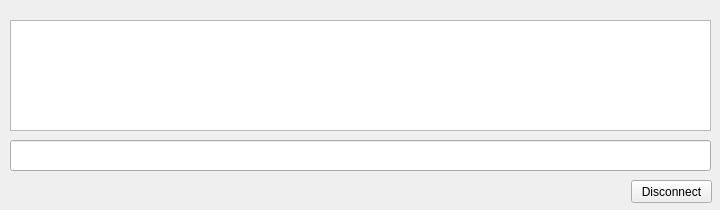
<?xml version="1.0" encoding="UTF-8"?>
<ui version="4.0">
 <class>consolewidget</class>
 <widget class="QWidget" name="consolewidget">
  <property name="geometry">
   <rect>
    <x>0</x>
    <y>0</y>
    <width>720</width>
    <height>210</height>
   </rect>
  </property>
  <property name="minimumSize">
   <size>
    <width>720</width>
    <height>210</height>
   </size>
  </property>
  <property name="windowTitle">
   <string>Form</string>
  </property>
  <property name="windowIcon">
   <iconset resource="gss_resources.qrc">
    <normaloff>:/files/images_icons/apps/guake.ico</normaloff>:/files/images_icons/apps/guake.ico</iconset>
  </property>
  <widget class="QPlainTextEdit" name="plainTextEdit">
   <property name="geometry">
    <rect>
     <x>10</x>
     <y>20</y>
     <width>701</width>
     <height>111</height>
    </rect>
   </property>
  </widget>
  <widget class="QLineEdit" name="lineEdit">
   <property name="geometry">
    <rect>
     <x>10</x>
     <y>140</y>
     <width>701</width>
     <height>31</height>
    </rect>
   </property>
  </widget>
  <widget class="QPushButton" name="consoleDistButton">
   <property name="geometry">
    <rect>
     <x>631</x>
     <y>180</y>
     <width>81</width>
     <height>23</height>
    </rect>
   </property>
   <property name="text">
    <string>Disconnect</string>
   </property>
  </widget>
 </widget>
 <resources>
  <include location="gss_resources.qrc"/>
 </resources>
 <connections/>
</ui>
